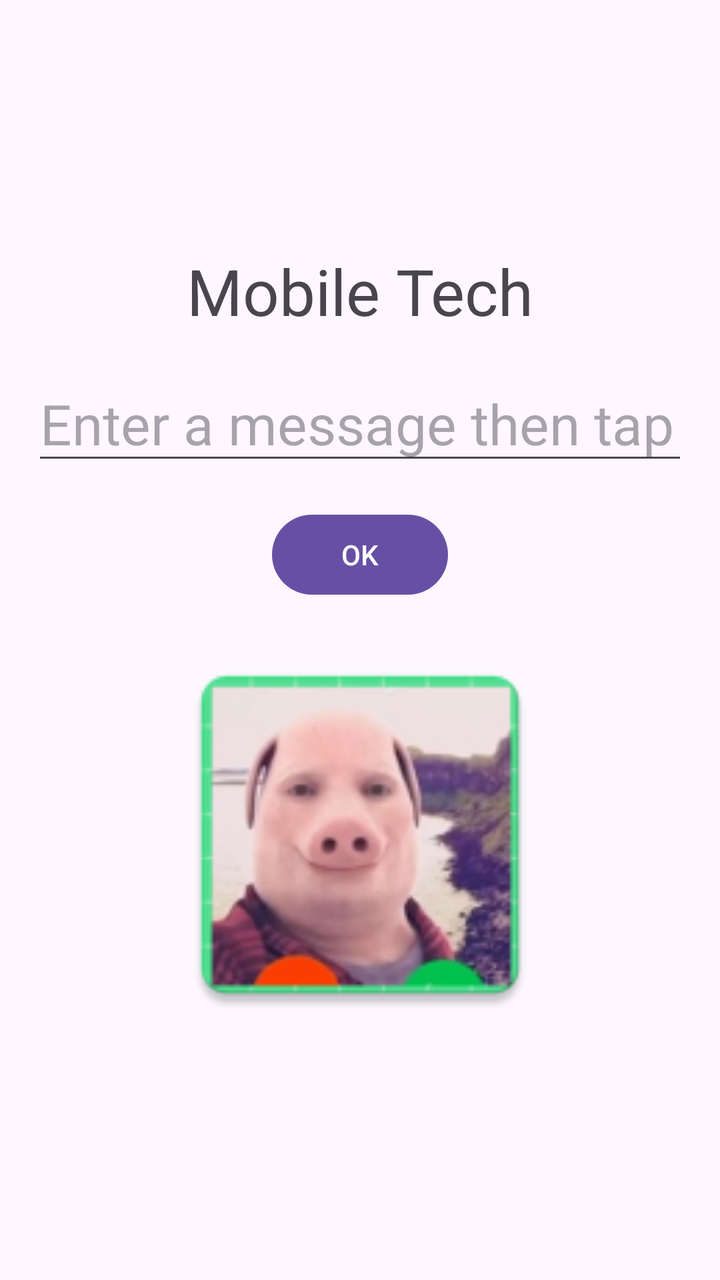
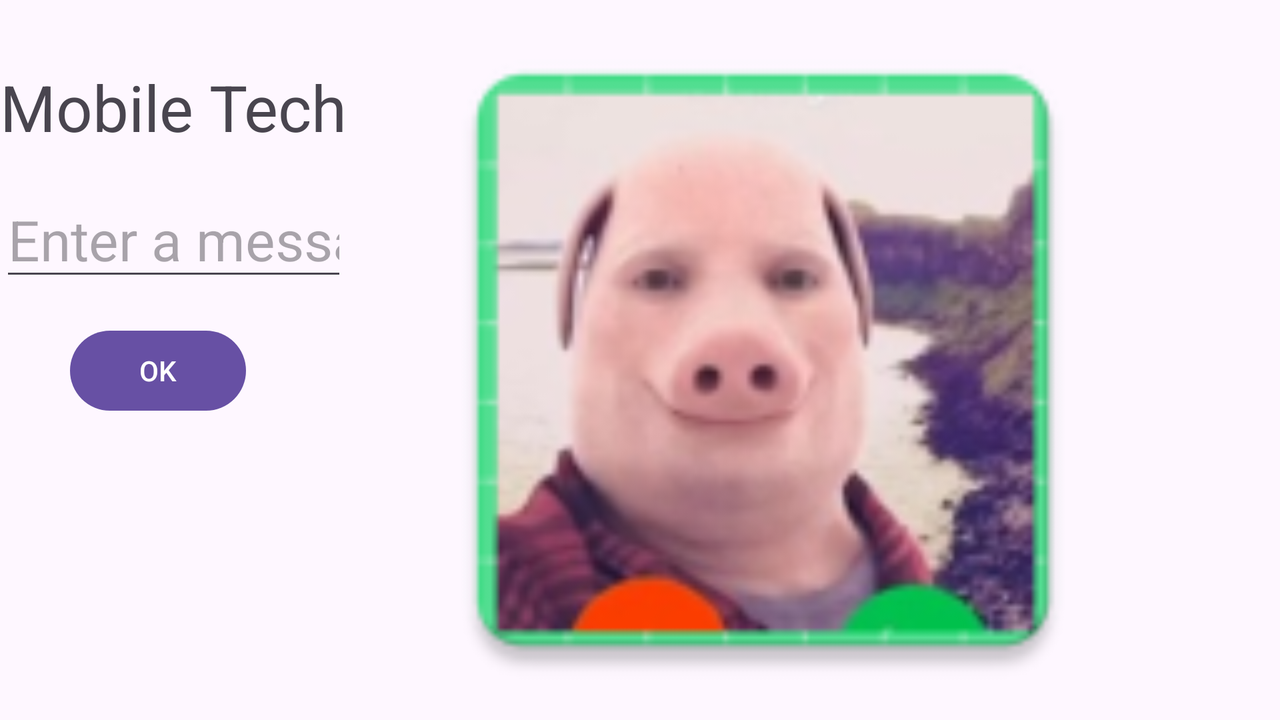

Two renders of one Android screen. The first uses the default layout on a phone; the second uses the alternative layout the repository ships for a different screen configuration, on a matching device. The two XML files are below.
<!-- AndroidManifest.xml: application theme Theme.MobileTechApp2 -->
<!-- res/layout/activity_main.xml -->
<?xml version="1.0" encoding="utf-8"?>
<androidx.constraintlayout.widget.ConstraintLayout
    xmlns:android="http://schemas.android.com/apk/res/android"
    xmlns:app="http://schemas.android.com/apk/res-auto"
    xmlns:tools="http://schemas.android.com/tools"
    android:id="@+id/buttonLocationServices"
    android:layout_width="match_parent"
    android:layout_height="match_parent"
    tools:context=".MainActivity">

    <TextView
        android:id="@+id/textViewOutput"
        android:layout_width="wrap_content"
        android:layout_height="wrap_content"
        android:layout_marginTop="124dp"
        android:text="Mobile Tech"
        android:textSize="32sp"
        app:layout_constraintTop_toTopOf="parent"
        app:layout_constraintStart_toStartOf="parent"
        app:layout_constraintEnd_toEndOf="parent" />

    <EditText
        android:id="@+id/editTextInput"
        android:layout_width="0dp"
        android:layout_height="wrap_content"
        android:layout_marginStart="16dp"
        android:layout_marginTop="16dp"
        android:layout_marginEnd="16dp"
        android:hint="Enter a message then tap OK"
        android:inputType="text"
        android:textSize="28sp"
        app:layout_constraintTop_toBottomOf="@id/textViewOutput"
        app:layout_constraintStart_toStartOf="parent"
        app:layout_constraintEnd_toEndOf="parent" />

    <Button
        android:id="@+id/buttonOK"
        android:layout_width="wrap_content"
        android:layout_height="wrap_content"
        android:layout_marginTop="16dp"
        android:text="OK"
        android:onClick="displayMessage"
        app:layout_constraintTop_toBottomOf="@id/editTextInput"
        app:layout_constraintStart_toStartOf="parent"
        app:layout_constraintEnd_toEndOf="parent" />

    <ImageView
        android:id="@+id/imageView"
        android:layout_width="0dp"
        android:layout_height="200dp"
        android:layout_marginStart="16dp"
        android:layout_marginTop="16dp"
        android:layout_marginEnd="16dp"
        android:contentDescription="App image"
        android:scaleType="fitCenter"
        app:layout_constraintTop_toBottomOf="@id/buttonOK"
        app:layout_constraintStart_toStartOf="parent"
        app:layout_constraintEnd_toEndOf="parent"
        app:srcCompat="@mipmap/ic_launcher" />

</androidx.constraintlayout.widget.ConstraintLayout>
<!-- resources referenced by this layout -->
<resources>
  <!-- mipmap ic_launcher: webp bitmap (mipmap-hdpi, 5722 bytes) -->
  <style name="Theme.MobileTechApp2" parent="Base.Theme.MobileTechApp2" />
  <style name="Base.Theme.MobileTechApp2" parent="Theme.Material3.DayNight.NoActionBar">
          
          
      </style>
</resources>
<!-- res/layout-land/activity_main.xml (the repository's variant of the layout above) -->
<!-- drawn on the phone turned sideways -->
<?xml version="1.0" encoding="utf-8"?>
<androidx.constraintlayout.widget.ConstraintLayout
    xmlns:android="http://schemas.android.com/apk/res/android"
    xmlns:app="http://schemas.android.com/apk/res-auto"
    xmlns:tools="http://schemas.android.com/tools"
    android:id="@+id/buttonLocationServices"
    android:layout_width="match_parent"
    android:layout_height="match_parent"
    tools:context=".MainActivity">

    <TextView
        android:id="@+id/textViewOutput"
        android:layout_width="wrap_content"
        android:layout_height="wrap_content"
        android:text="Mobile Tech"
        android:textSize="32sp"
        android:layout_marginTop="32dp"
        app:layout_constraintTop_toTopOf="parent"
        app:layout_constraintStart_toStartOf="parent"
        app:layout_constraintEnd_toStartOf="@id/imageView"
        app:layout_constraintHorizontal_bias="0.0" />

    <EditText
        android:id="@+id/editTextInput"
        android:layout_width="0dp"
        android:layout_height="wrap_content"
        android:layout_marginTop="16dp"
        android:hint="Enter a message then tap OK"
        android:inputType="text"
        android:textSize="28sp"
        app:layout_constraintTop_toBottomOf="@id/textViewOutput"
        app:layout_constraintStart_toStartOf="parent"
        app:layout_constraintEnd_toStartOf="@id/imageView" />

    <Button
        android:id="@+id/buttonOK"
        android:layout_width="wrap_content"
        android:layout_height="wrap_content"
        android:layout_marginTop="16dp"
        android:text="OK"
        android:onClick="displayMessage"
        app:layout_constraintTop_toBottomOf="@id/editTextInput"
        app:layout_constraintStart_toStartOf="parent"
        app:layout_constraintEnd_toStartOf="@id/imageView" />

    <ImageView
        android:id="@+id/imageView"
        android:layout_width="0dp"
        android:layout_height="0dp"
        android:layout_marginStart="16dp"
        android:layout_marginEnd="16dp"
        android:contentDescription="App image"
        android:scaleType="fitCenter"
        app:layout_constraintTop_toTopOf="parent"
        app:layout_constraintBottom_toBottomOf="parent"
        app:layout_constraintStart_toEndOf="@id/buttonOK"
        app:layout_constraintEnd_toEndOf="parent"
        app:srcCompat="@mipmap/ic_launcher" />

</androidx.constraintlayout.widget.ConstraintLayout>
